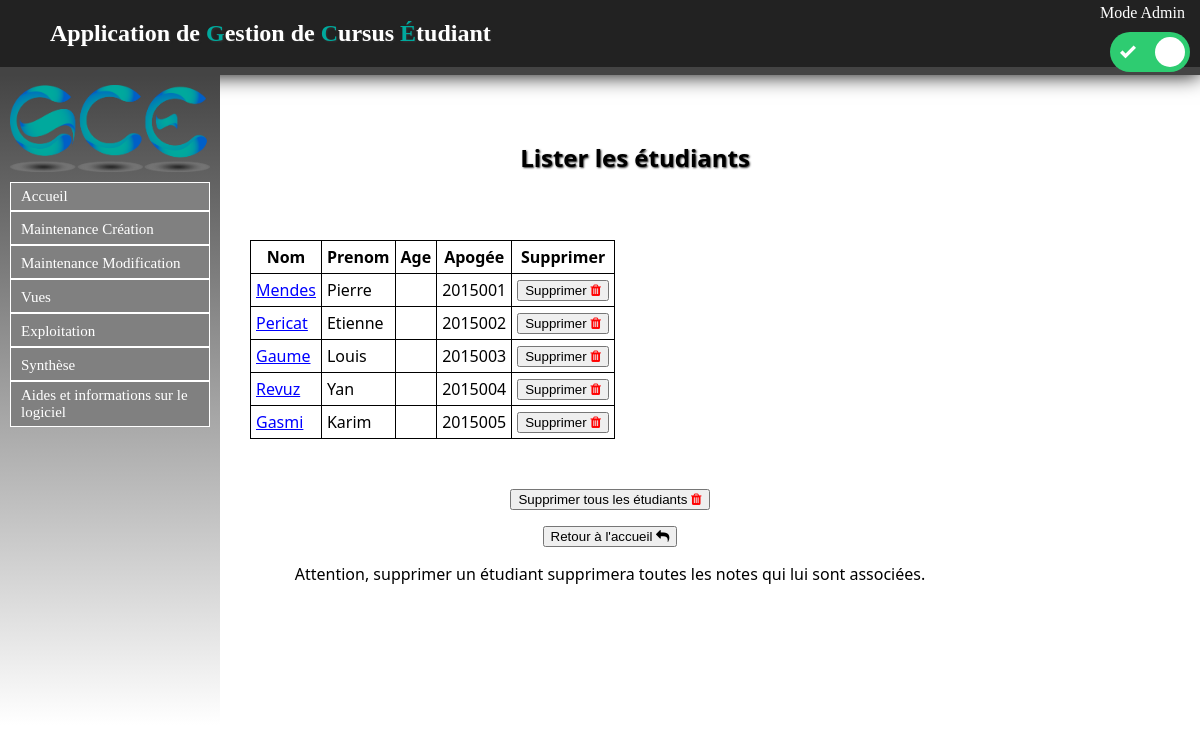
Page /Etudiant/listeretus (signed in) on the committed database.
### Etudiant/models.py (models this page shows, shortened)
class Etu(models.Model):
	nom = models.CharField(max_length=30, null=False)
	prenom = models.CharField(max_length=30, null=False)
	apogee = models.IntegerField(null=True)
	date_naissance = models.CharField(max_length=100,null=True)
	sexe = models.CharField(max_length=1, null=True)
	adresse = models.CharField(max_length=100, null=True)
	ine = models.CharField(max_length=100, null=True)
	adresse_parents = models.CharField(max_length=100, null=True)
	tel = models.IntegerField(null=True)
	tel_par = models.IntegerField(null=True)
	lieu_naissance = models.CharField(max_length=100, null=True)
	nationalite = models.CharField(max_length=100, null=True)
	situation_familiale = models.CharField(max_length=100, null=True)
	situation_militaire = models.CharField(max_length=100, null=True)
	cate_socio_pro_chef_famille = models.CharField(max_length=100, null=True)
	cate_socio_pro_autre_parent = models.CharField(max_length=100, null=True)
	aide_financiere = models.CharField(max_length=100, null=True)
	bourse = models.CharField(max_length=100, null=True)

### Etudiant/views.py (the view)
def listeretus(request):
	etus = Etu.objects.all()
	appartients = Appartient.objects.all()
	return render(request, 'contenu_html/listeretus.html',locals())

### Etudiant/templates/contenu_html/listeretus.html (shortened to what this page needs)
{% extends "templates/base.html" %}
{% block content %}
<h1>Lister les étudiants</h1>
{% if not etus %}
	<p>Il faut créer les étudiant avant de pouvoir les lister.</p>
{% else %}
	<table>
	<tr>
		<th>Nom</th>
		<th>Prenom</th>
		<th>Age</th>
		<th>Apogée</th>
		<th>Supprimer</th>
	</tr>
{% endif %}
{% for etu in etus %}
	<tr>
		<td><a href="listeretu/{{ etu.id }}">{{ etu.nom }}</a></td>
		<td>{{ etu.prenom }}</td>
		<td>{{ etu.age }}</td>
		<td>{{ etu.apogee }}</td>
		<td><a href="suppretu/{{ etu.id }}"><button>Supprimer <i style="color:red;" class="fa fa-trash" aria-hidden="true"></i></button></a></td>
	</tr>
{% endfor %}
</table>
<p><a onclick="suppression();"><button>Supprimer tous les étudiants <i style="color:red;" class="fa fa-trash" aria-hidden="true"></i></button></a></p>
<a href="/"><button>Retour à l'accueil <i class="fa fa-reply" aria-hidden="true"></i></button></a>
<p>Attention, supprimer un étudiant supprimera toutes les notes qui lui sont associées.</p>
{% endblock %}

### static/css/stylesheet.css (style rules this page uses)
a { color:#222222; text-decoration: none; }
table a { color: blue; text-decoration: underline; }
html,body { height: 100%; }
body { font-family: "Segoe UI", Verdana, serif; font-size:12pt; margin:0; padding:0; }
h1 { text-shadow:1px 1px 2px #333333; text-align: left; color:white; margin-left: 50px; font-size: 1.5em; display: inline-block; }
table { border:1px solid black; border-collapse : collapse; }
#main h1 { color: black; }
table { margin: 50px 50px 50px 50px; }
td, th { padding: 5px; border:1px solid black; }

### rows in the picture
Etu: nom "Mendes", prenom "Pierre", apogee "2015001"
Etu: nom "Pericat", prenom "Etienne", apogee "2015002"
Etu: nom "Gaume", prenom "Louis", apogee "2015003"
Etu: nom "Revuz", prenom "Yan", apogee "2015004"
Etu: nom "Gasmi", prenom "Karim", apogee "2015005"
